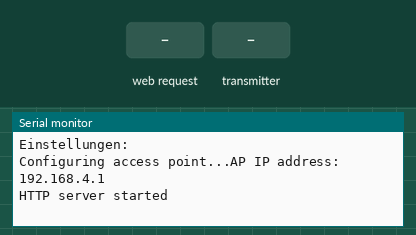
Bench run of a sketch on a simulated ESP8266 (NodeMCU). On the bench: the last lines printed to the serial monitor. The test bench sets the inputs (shaded band). WiFi joins after 1.5 s; servers stay silent unless stated; storage starts empty; no radio packets arrive unless stated.

Above: at 2.2 s.
2.3 s: HTTP request GET /settings?ssid=1&pass=1&host=1 received
At 2.9 s:
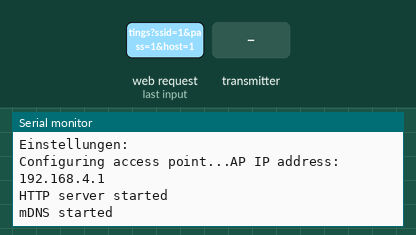
4.0 s: the transmitter starts sending msg = 0
At 4.07 s:
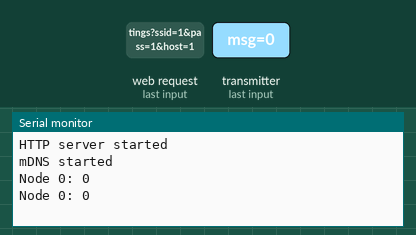

The sketch:

esp-gateway-webinterface.ino
```cpp
#include <ESP8266WiFi.h>
#include <WiFiClient.h>
#include <ESP8266WebServer.h>
#include <ESP8266mDNS.h>
#include <FS.h>
#include <ArduinoJson.h>

#include <SPI.h>
#include "RF24.h"

bool mdns_started = false;

ESP8266WebServer server(80);
MDNSResponder mdns;
RF24 radio(4, 15);

byte address[6] = {"CjTS2"}; // Campusjaeger Toilet-Sensor 2

byte locked = false;

String ssid;
String pass;
String host;

void readSettings() {
  // TODO close file
  ssid = SPIFFS.open("ssid", "r").readString();
  pass = SPIFFS.open("pass", "r").readString();
  host = SPIFFS.open("host", "r").readString();

  Serial.println("Einstellungen:");
  Serial.println(ssid);
  Serial.println(pass);
  Serial.println(host);
}

void writeToFile(String path, String s) {
  File f = SPIFFS.open(path, "w");
  f.print(s);
  f.close();
}

void writeSettings() {
  writeToFile("ssid", ssid);
  writeToFile("pass", pass);
  writeToFile("host", host);

  WiFi.begin (ssid.c_str(), pass.c_str());
}

String ipToString(IPAddress addr) {
  char ip[24];
  sprintf(ip, "%d.%d.%d.%d", addr[0], addr[1], addr[2], addr[3]);
  return String(ip);
}

void handleSettings() {
  if (server.hasArg("ssid") && server.hasArg("pass") && server.hasArg("host"))  {
    ssid = server.arg("ssid");
    pass = server.arg("pass");
    host = server.arg("host");

    writeSettings();
    server.send(200, "text/html", "OK");
  }
  else {
    String content;

    DynamicJsonBuffer jsonBuffer(JSON_OBJECT_SIZE(5));
    JsonObject& root = jsonBuffer.createObject();
    root["ssid"] = ssid;
    root["pass"] = pass;
    root["host"] = host;
    root.printTo(content);

    server.send(200, "application/json", content);
  }
}

void handleInfo() {
  // TODO use JsonBuffer
  String str = "{";
  str += "\"ip_ap\":\"" + ipToString(WiFi.softAPIP()) + "\",";
  str += "\"ip_local\":\"" + ipToString(WiFi.localIP()) + "\",";
  str += "\"status\":\"" + String(WiFi.status()) + "\",";
  str += "\"channel\":\"" + String(WiFi.channel()) + "\",";
  str += "\"signal\":\"" + String(WiFi.RSSI()) + "\"";
  str += "}";
  server.send(200, "application/json", str);
}

void handleStatus() {
  server.send(200, "text/html", String(locked));
}

void handleRoot() {
  File f = SPIFFS.open("/index.html", "r");
  server.send(200, "text/html", f.readString());

  // disable config wifi
  if ( WiFi.status() == WL_CONNECTED ) {
    WiFi.mode(WIFI_STA);
  }
}

void handleNotFound() {
  File f = SPIFFS.open(server.uri(), "r");
  if (!f) {
    server.send(404, "text/html", "Not found. Upload Sketch data folder.");
    return;
  }

  String dataType = "text/html";

  if(server.uri().endsWith(".png")) dataType = "image/png";
  else if(server.uri().endsWith(".js")) dataType = "application/javascript";

  server.send(200, dataType, f.readString());
}

void setup() {
  delay(1000);
  Serial.begin(115200);

  pinMode(2, INPUT);

  SPIFFS.begin();
  readSettings();

  WiFi.mode(WIFI_AP_STA);

  WiFi.begin (ssid.c_str(), pass.c_str());
  Serial.println ( "" );

  Serial.println();
  Serial.print("Configuring access point...");
  WiFi.softAP("configMe");

  IPAddress myIP = WiFi.softAPIP();
  Serial.print("AP IP address: ");
  Serial.println(myIP);
  server.on("/", handleRoot);
  server.on("/settings", handleSettings);
  server.on("/info", handleInfo);
  server.on("/status", handleStatus);

  server.serveStatic("/", SPIFFS, "/","max-age=86400");

  server.onNotFound(handleNotFound);
  server.begin();
  Serial.println("HTTP server started");

  radio.begin();

  radio.setPALevel(RF24_PA_LOW);

  radio.openReadingPipe(1, address);
  radio.startListening();
}

void loop() {
  if ( WiFi.status() != WL_CONNECTED ) {
    mdns_started = false;
  }
  else {
    if (!mdns_started) {
      if (host.length() > 0) {
        mdns_started = mdns.begin (host.c_str());
        if (mdns_started) Serial.println("mDNS started");
      }
    }
    else {
      mdns.update();
    }
  }

  byte msg;

  if (radio.available()) {
    while (radio.available()) {
      radio.read(&msg, sizeof(byte));
    }

    locked = msg % 2;
    byte nodeId = msg / 2;

    Serial.print("Node ");
    Serial.print(nodeId);
    Serial.print(": ");
    Serial.println(locked);
  }

  server.handleClient();
}
```

Measured:
- after the input at 2.3 s, the serial monitor: prints a new line after 0.24 s (image 1)
- after the input at 4.0 s, the serial monitor: prints a new line at once (image 2)
